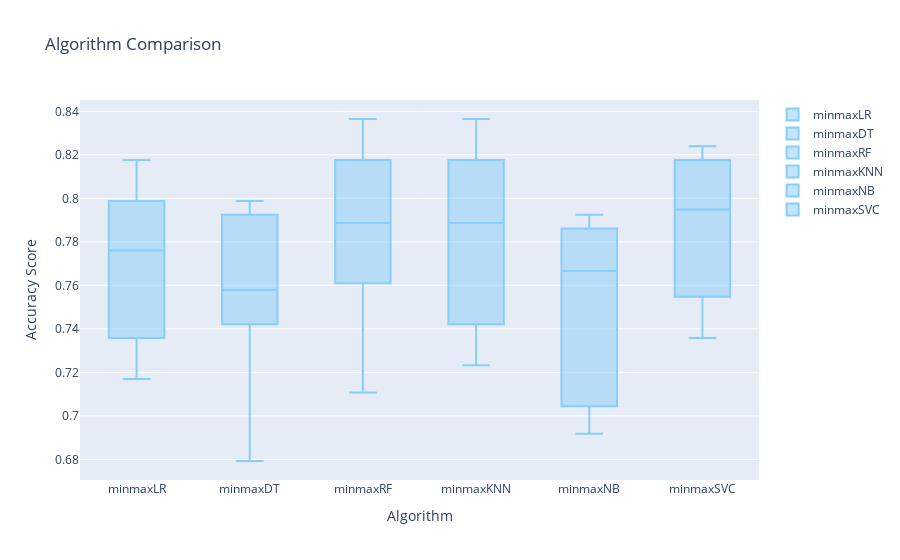

Notebook source saved alongside this figure:
### Markdown cell above
- MinMaxScaler scales the data by subtracting the minimum value and dividing by the range of the data. This method transforms the data to be between zero and one.

### Code cell
models = GetScaledModel('minmax')
names,results = BasedLine(X_train, y_train,models)
PlotBoxR().PlotResult(names,results)

scaledScoreMinMax = ScoreDataFrame(names,results)
compareModels = pd.concat([basedLineScore,
                           scaledScoreStandard,
                          scaledScoreMinMax], axis=1)
compareModels

### Figure 1 — Plotly figure (JSON) as saved in the notebook; plotly's stock layout.template omitted (floating-point values rounded to 4 significant figures)
{"data": [{"marker": {"color": "rgb(135, 206, 250)"}, "name": "minmaxLR", "y": [0.7987, 0.7673, 0.7296, 0.717, 0.8176, 0.7358, 0.7547, 0.8113, 0.7925, 0.7848], "type": "box"}, {"marker": {"color": "rgb(135, 206, 250)"}, "name": "minmaxDT", "y": [0.7987, 0.7925, 0.7358, 0.7484, 0.7421, 0.7987, 0.6792, 0.7547, 0.761, 0.7785], "type": "box"}, {"marker": {"color": "rgb(135, 206, 250)"}, "name": "minmaxRF", "y": [0.8302, 0.8176, 0.761, 0.7358, 0.7799, 0.7925, 0.7107, 0.7987, 0.8365, 0.7848], "type": "box"}, {"marker": {"color": "rgb(135, 206, 250)"}, "name": "minmaxKNN", "y": [0.8302, 0.8365, 0.7296, 0.7233, 0.7987, 0.7421, 0.761, 0.8176, 0.7799, 0.7975], "type": "box"}, {"marker": {"color": "rgb(135, 206, 250)"}, "name": "minmaxNB", "y": [0.7925, 0.761, 0.7044, 0.6981, 0.7925, 0.7044, 0.6918, 0.7799, 0.7862, 0.7722], "type": "box"}, {"marker": {"color": "rgb(135, 206, 250)"}, "name": "minmaxSVC", "y": [0.8239, 0.805, 0.7547, 0.7421, 0.8239, 0.7358, 0.7547, 0.8113, 0.8176, 0.7848], "type": "box"}], "layout": {"title": {"text": "Algorithm Comparison"}, "xaxis": {"title": {"text": "Algorithm"}, "type": "category", "range": [-0.5, 5.5], "autorange": true}, "yaxis": {"title": {"text": "Accuracy Score"}, "type": "linear", "range": [0.6705, 0.8452], "autorange": true}, "autosize": true}}
